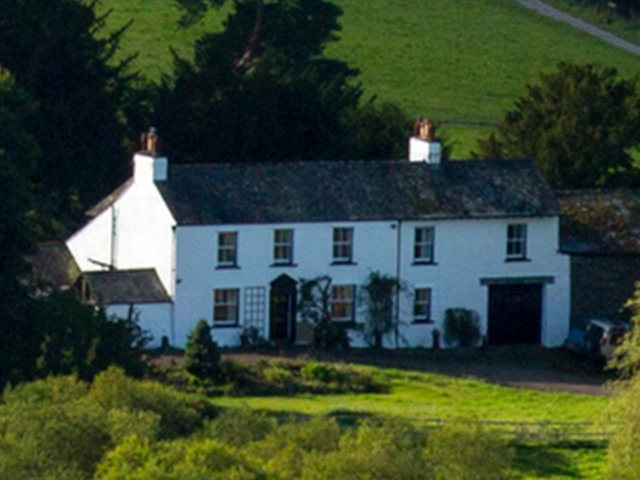
#> input picture assets/house.png, 640 x 480 px
$ python edge_detection.py   (older library calls are emulated)
#> lines starting #> are read from the running program, lines starting #| are printed output that depends on the picture
import os
from typing import Tuple

import cv2
import matplotlib.pyplot as plt
import numpy as np


def read_file() -> np.ndarray:
    """
    Читаем файл по пути и возвращаем массив картинки
    """
    file_path = input("Enter the path to the file: ")
#> the answer given: assets/house.png
    if not os.path.isfile(file_path):
        raise FileNotFoundError("File not found")
    else:
        return cv2.imread(file_path)
#> returned value is the input picture: shape (480, 640, 3); mean B, G, R 51.3, 69.1, 53.5


def process_image(src_img: str,
                  blur_kernel_size: Tuple[int, int] = (5, 5),
                  blur_sigma: float = 1.4) -> np.ndarray:
    """
    Применяем фильтр Собеля и показываем результат
    """
#> called with blur_kernel_size = (5, 5), blur_sigma = 1.4
    # Convert the image to grayscale
    img_gray = cv2.cvtColor(src_img, cv2.COLOR_BGR2GRAY)
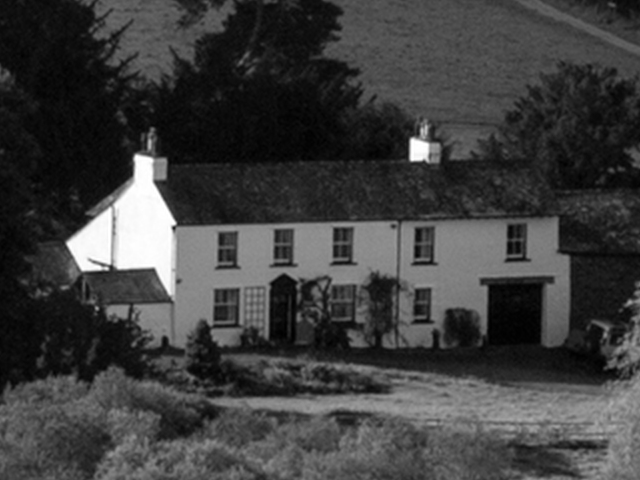
#> img_gray: shape (480, 640); min 1, max 255, mean 62.4

    # Reduce noise in the image using Gaussian blur
    img_gray_blur = cv2.GaussianBlur(img_gray, blur_kernel_size, blur_sigma)

    # Calculate the gradients using Sobel filters
    gx = cv2.Sobel(np.float32(img_gray_blur), cv2.CV_64F, 1, 0, 3)
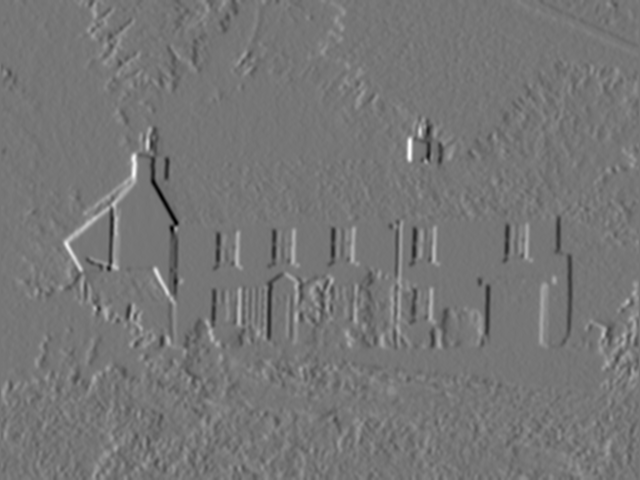
#> gx: shape (480, 640) float64; min -354, max 408, mean 0.5; drawn with min black and max white
    gy = cv2.Sobel(np.float32(img_gray_blur), cv2.CV_64F, 0, 1, 3)
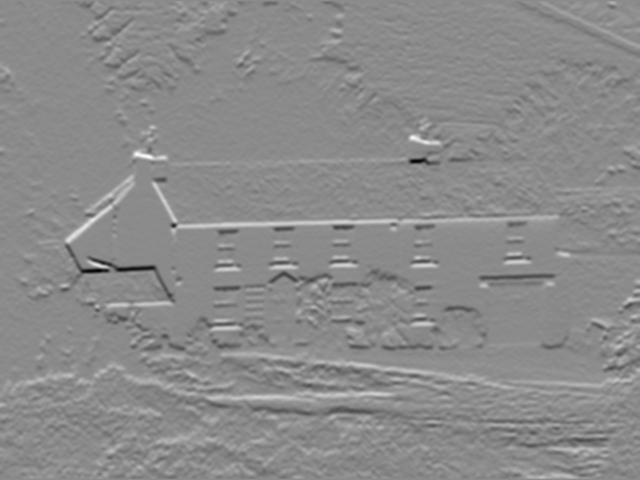
#> gy: shape (480, 640) float64; min -413, max 344, mean 0.5; drawn with min black and max white

    # Compute the magnitude of the gradient
    mag = np.sqrt(gx ** 2 + gy ** 2)
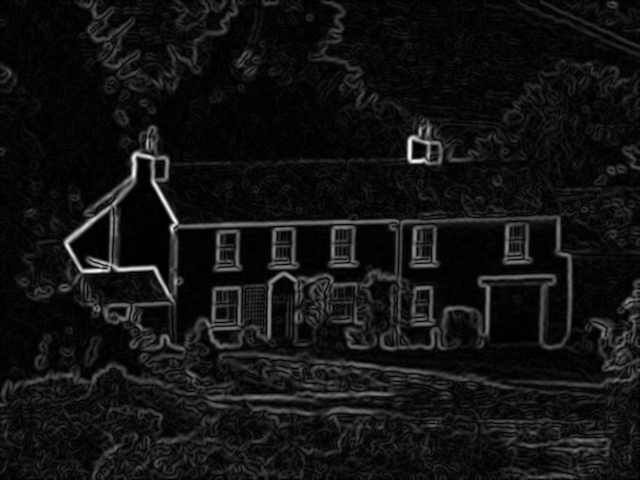
#> mag: shape (480, 640) float64; min 0, max 413.7, mean 31.1; drawn with min black and max white

    return np.uint8(mag)
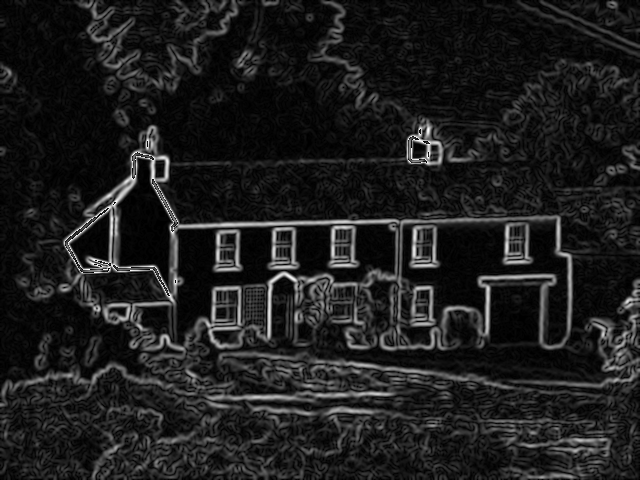
#> returned value: shape (480, 640); min 0, max 255, mean 29.9

    # # Display the resulting image
    # plt.imshow(np.uint8(mag))
    # plt.show()


def save_image(img: np.ndarray) -> None:
    """
    Сохраняет изображение по введенному пользователем пути
    """
    file_path = input("Enter the path to save the image: ")
#> the answer given: out.png
    if not os.path.isdir(os.path.dirname(file_path)):
#> (the run stopped early here; a loop or call above may not have finished)
